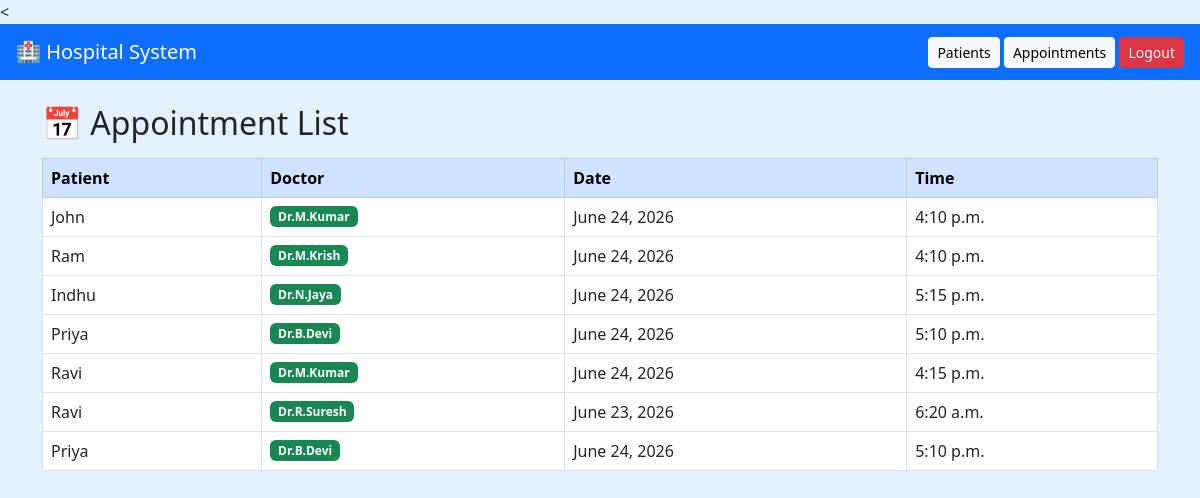
The page /appointments/ (signed in) on the database its author committed.
### hospital_app/models.py (models this page shows, shortened)
class Appointment(models.Model):
    patient = models.ForeignKey(Patient, on_delete=models.CASCADE)
    doctor_name = models.CharField(max_length=100)
    appointment_date = models.DateField()
    appointment_time = models.TimeField()

class Patient(models.Model):
    name = models.CharField(max_length=100)
    age = models.IntegerField()
    gender = models.CharField(max_length=10)
    phone = models.CharField(max_length=15)
    problem = models.TextField()

### hospital_app/views.py (the view)
# urls.py: path('appointments/', views.appointment_list, name='appointment_list'),
@login_required
def appointment_list(request):
    appointments = Appointment.objects.all()
    return render(request, 'hospital_app/appointment_list.html', {
        'appointments': appointments
    })

### hospital_app/templates/hospital_app/appointment_list.html
<{% extends 'hospital_app/base.html' %}
{% block content %}
<h2 class="mb-3">📅 Appointment List</h2>
<table class="table table-bordered table-hover">
    <thead class="table-primary">
        <tr>
            <th>Patient</th>
            <th>Doctor</th>
            <th>Date</th>
            <th>Time</th>
        </tr>
    </thead>
    <tbody>
    {% for appointment in appointments %}
        <tr>
            <td>{{ appointment.patient.name }}</td>
            <td>
                <span class="badge bg-success">
                    {{ appointment.doctor_name }}
                </span>
            </td>
            <td>{{ appointment.appointment_date }}</td>
            <td>{{ appointment.appointment_time }}</td>
        </tr>
    {% endfor %}
    </tbody>
</table>
{% endblock %}

### rows shown on the page
Appointment: patient.name "John", doctor_name "Dr.M.Kumar", appointment_date "June 24, 2026", appointment_time "4:10 p.m."
Appointment: patient.name "Ram", doctor_name "Dr.M.Krish", appointment_date "June 24, 2026", appointment_time "4:10 p.m."
Appointment: patient.name "Indhu", doctor_name "Dr.N.Jaya", appointment_date "June 24, 2026", appointment_time "5:15 p.m."
Appointment: patient.name "Priya", doctor_name "Dr.B.Devi", appointment_date "June 24, 2026", appointment_time "5:10 p.m."
Appointment: patient.name "Ravi", doctor_name "Dr.M.Kumar", appointment_date "June 24, 2026", appointment_time "4:15 p.m."
Appointment: patient.name "Ravi", doctor_name "Dr.R.Suresh", appointment_date "June 23, 2026", appointment_time "6:20 a.m."
Appointment: patient.name "Priya", doctor_name "Dr.B.Devi", appointment_date "June 24, 2026", appointment_time "5:10 p.m."
